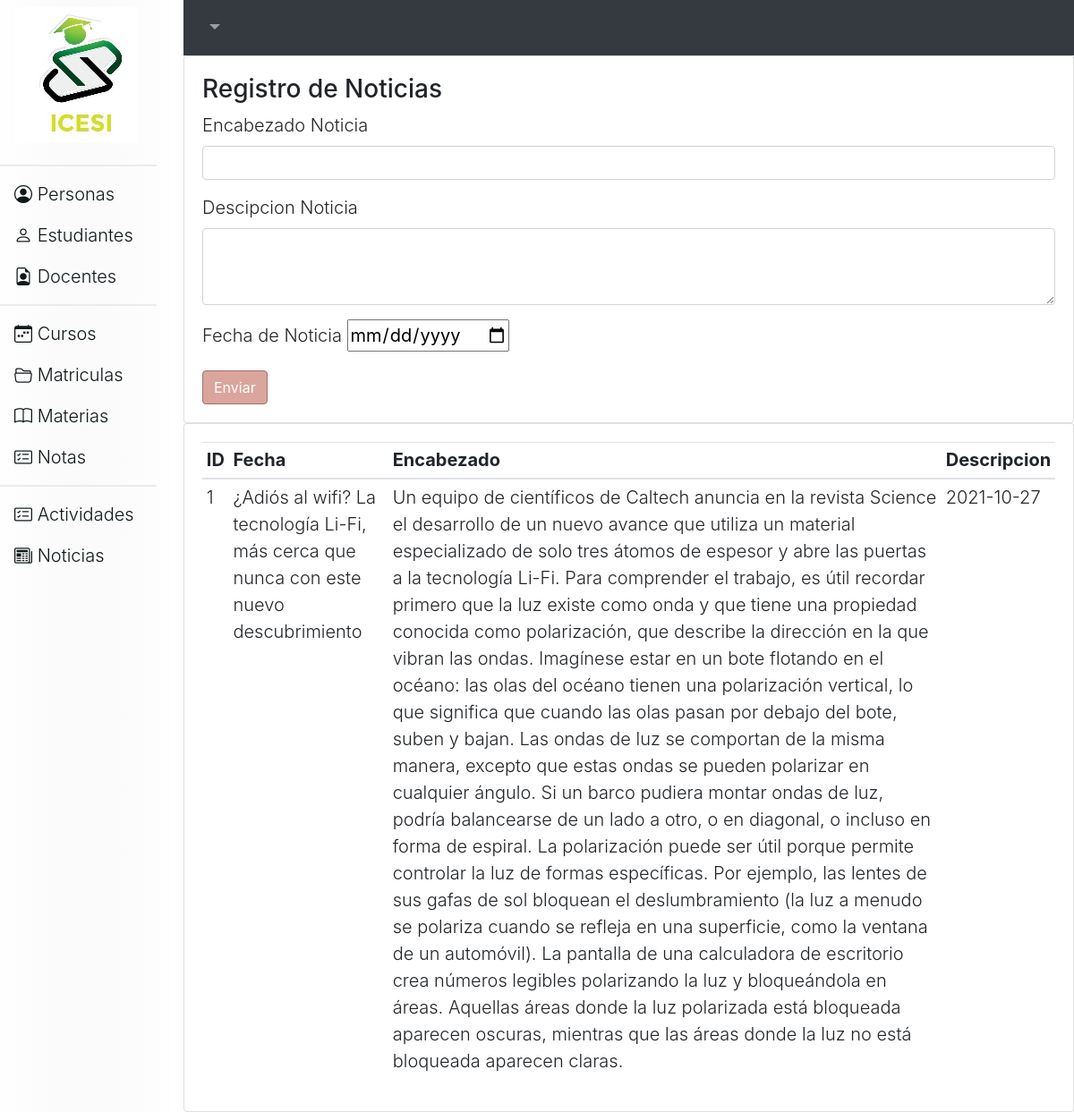
/noticias, run on the app's committed database.
### tables this page shows
CREATE TABLE noticias (id INTEGER PRIMARY KEY AUTOINCREMENT, encabezado VARCHAR (100) NOT NULL, descripcion TEXT, fecha DATE);

### app.py (the view)
@app.route('/noticias',methods=('GET','POST'))
def noticias():
    if request.method == 'POST':
        Encabezado=request.form['txtEncabezado']
        Descripcion=request.form['txtDescripcion']
        Fecha=request.form['dtFecha']
        r=controller.NoticiaGuardar(Encabezado,Descripcion, Fecha)
        response=controller.NoticiaListar()
        return render_template('noticias.html',lista=response)
    else:
        response=controller.NoticiaListar()
        return render_template('noticias.html',lista=response)

### controller.py (called while the page is built)
def Conectar():
    conexion= sqlite3.connect("ciclo3db.db")
    return conexion

def NoticiaListar():
    conn= Conectar()
    cursor= conn.execute("SELECT * FROM NOTICIAS")
    return cursor.fetchall() #item
    conn.close()

### templates/noticias.html (shortened to what this page needs)
{% extends 'head.html' %}
{% block contenido %}
    <nav class="navbar navbar-expand-lg navbar-dark bg-dark justify-content-end">
        <div class="collapse navbar-collapse" id="navbarNavDropdown">
            <ul class="navbar-nav">
                <li class="nav-item dropdown">
                    <a class="nav-link dropdown-toggle" href="#" id="navbarDropdownMenuLink" data-toggle="dropdown" aria-haspopup="true" aria-expanded="false">{% print(usuario) %}
                    </a>
                </li>
            </ul>
        </div>
    </nav>
    <div class="card">
        <div class="card-body">
            <h3>Registro de Noticias</h3>
            <form action="/noticias" method="POST">
                <div class="form-group">
                    <label for="exampleFormControlInput1">Encabezado Noticia</label>
                    <input type="text" class="form-control" id="exampleFormControlInput1" name="txtEncabezado">
                </div>
                <div class="form-group">
                  <label for="exampleFormControlTextarea1">Descipcion Noticia</label>
                  <textarea class="form-control" id="exampleFormControlTextarea1" rows="3" name="txtDescripcion"></textarea>
                </div>
                <div class="form-group">
                    <label for="">Fecha de Noticia</label>
                    <input type="date" name="dtFecha">
                </div>
                <button type="submit" class="asignar-deco btn btn-primary">Enviar</button>
            </form>
        </div>
    </div>
    <div class="card">
        <div class="card-body">
            <table class="table table-sm">
                <thead>
                    <tr>
                        <th>ID</th>
                        <th>Fecha</th>
                        <th>Encabezado</th>
                        <th>Descripcion</th>
                    </tr>
                </thead>
                <tbody>
                    {% for item in lista %}
                    <tr>
                        <td>{% print(item[0])%}</td>
                        <td>{% print(item[1])%}</td>
                        <td>{% print(item[2])%}</td>
                        <td>{% print(item[3])%}</td>
                    </tr>
                    {% endfor %}
                </tbody>
            </table>
        </div>
    </div>
{% endblock %}

### static/css/estilos.css (style rules this page uses)
body { background-color: #73aeb6; font-size: 20px; font-weight: 300; }
.btn-primary { background-color:#daa59d; border-color: #a1726b; }

### data on the page
noticias: id "1", encabezado "¿Adiós al wifi? La tecnología Li-Fi, más cerca que nunca con este nuevo descubrimiento", descripcion "Un equipo de científicos de Caltech anuncia en la revista Science el desarrollo de un nuevo avance que utiliza un material especializado de solo tres átomos de espesor y abre las puertas a la tecnología Li-Fi. Para comprender el trabajo, es útil recordar primero que la luz existe como onda y que tiene una propiedad conocida como polarización, que describe la dirección en la que vibran las ondas. Imagínese estar en un bote flotando en el océano: las olas del océano tienen una polarización vertical, lo que significa que cuando las olas pasan por debajo del bote, suben y bajan. Las ondas de luz se comportan de la misma manera, excepto que estas ondas se pueden polarizar en cualquier ángulo. Si…", fecha "2021-10-27"
